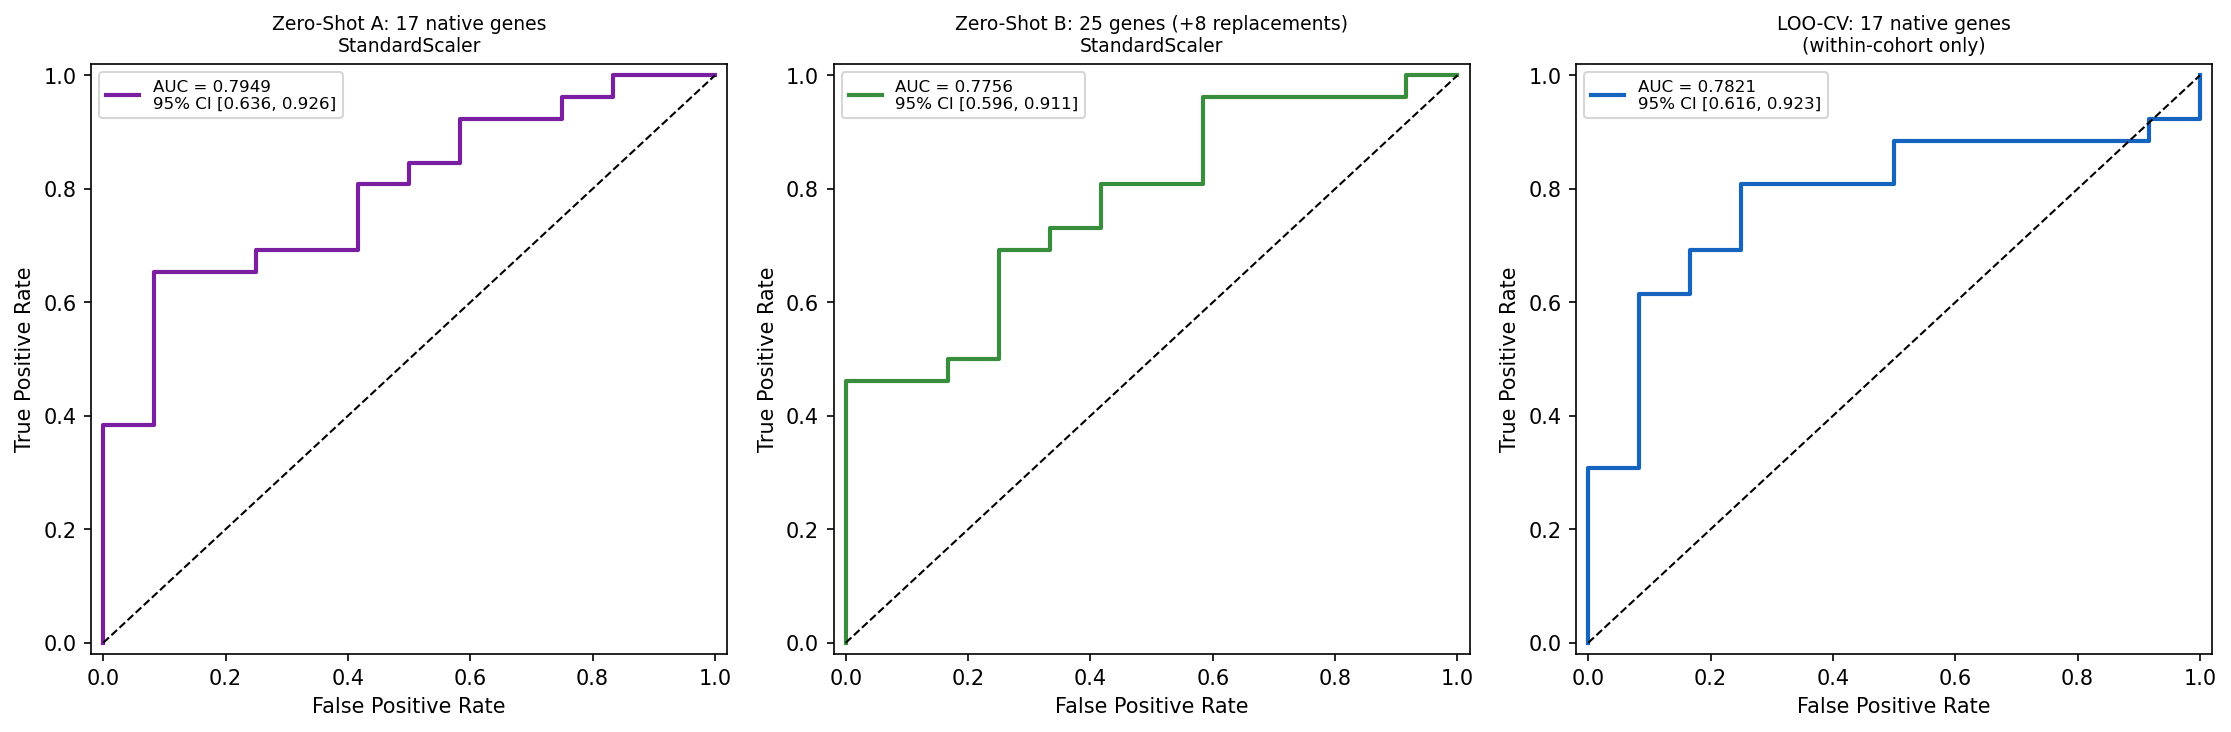

Here is the Python script that generated this plot:
"""
Additional Cohort Validation — GSE122649 (motor cortex, postmortem, n=38)

GSE122649 (Tam et al. 2019, Cell Reports):
  "Postmortem Cortex Samples Identify Distinct Molecular Subtypes of ALS:
   Retrotransporon Activation, Oxidative Stress, and Activated Glia"
  Platform: GPL18573 (Illumina NextSeq 500)
  Tissue: Motor cortex (postmortem)
  Samples: 22 sALS + 4 sALS/FTD + 12 Non-neurological controls
  Features: ENSG ID count files in GSE122649_RAW.tar

Two zero-shot conditions reported:
  A) StandardScaler, 17 natively matched genes
  B) StandardScaler, 25 genes (17 native + 8 de-duplicated replacements)

Replacement genes (from gene_replacement_results.csv, clean pool,
de-duplicated assignment sorted by |Pearson r| descending then AUC):
  HERC2P8         → HERC2P4   (ENSG00000230267)  |r|=0.872
  RPL21P75        → SLC6A18   (ENSG00000164363)
  MAP3K2-DT       → KRTAP6-2  (ENSG00000186930)
  ENSG00000280893 → LINC01318 (ENSG00000237790)
  RPL15P11        → C1orf185  (ENSG00000204006)
  RHOT1P2         → INSL6     (ENSG00000120210)
  ENSG00000279656 → LINC02556 (ENSG00000236611)
  LOC112268270    → PPP1R1B   (ENSG00000131771)  |r|=0.573

Within-cohort LOO-CV uses the native matched genes only (StandardScaler).
"""

from __future__ import annotations

import gzip
import sys
import tarfile
import time
import warnings
from pathlib import Path

import numpy as np
import requests

ALS_DIR = Path(__file__).parents[1]
sys.path.insert(0, str(ALS_DIR))

from utils import load_dataset  # noqa: E402

SCRIPT_DIR = Path(__file__).parent

_RAW_TAR_URL = (
    "https://ftp.ncbi.nlm.nih.gov/geo/series/GSE122nnn/GSE122649/suppl/"
    "GSE122649_RAW.tar"
)
_SOFT_URL = (
    "https://ftp.ncbi.nlm.nih.gov/geo/series/GSE122nnn/GSE122649/soft/"
    "GSE122649_family.soft.gz"
)

_CACHE_DIR = ALS_DIR / "resources" / "GSE122649"
_RAW_TAR = _CACHE_DIR / "GSE122649_RAW.tar"
_PARAMS_PATH = SCRIPT_DIR / "lgbm_top500_best_params.json"
_PANEL_CSV = SCRIPT_DIR / "lgbm_core25_panel.csv"

RANDOM_STATE = 42
N_BOOTSTRAP = 2_000

_ASSIGN_JSON = SCRIPT_DIR / "adaptive_panel_assignment.json"


def _replacements() -> dict[str, tuple[str, str]]:
    """Clean surrogates for panel genes missing from GSE122649: step 29's canonical assignment.

    adaptive_panel_validation.py (artifacts and artifact gene families excluded,
    each surrogate used once) writes it; this step runs after it.
    """
    import json

    return {k: tuple(v) for k, v in json.loads(_ASSIGN_JSON.read_text())["GSE122649"].items()}


# ---------------------------------------------------------------------------
# Download helpers
# ---------------------------------------------------------------------------


def _download_with_retry(url: str, dest: Path, desc: str = "") -> None:
    """Download url to dest with retry and progress."""
    dest.parent.mkdir(parents=True, exist_ok=True)
    for attempt in range(3):
        try:
            print(f"  Downloading {desc or url.split('/')[-1]} ...")
            r = requests.get(url, stream=True, timeout=120)
            r.raise_for_status()
            total = int(r.headers.get("content-length", 0))
            downloaded = 0
            with open(dest, "wb") as f:
                for chunk in r.iter_content(chunk_size=1 << 20):
                    f.write(chunk)
                    downloaded += len(chunk)
                    if total:
                        pct = 100 * downloaded / total
                        print(f"    {pct:.0f}%", end="\r", flush=True)
            print(f"    {downloaded / 1e6:.1f} MB saved to {dest}")
            return
        except Exception as e:
            if attempt == 2:
                raise
            print(f"  Retry {attempt + 1}/3 after error: {e}")
            time.sleep(5)


# ---------------------------------------------------------------------------
# SOFT metadata parser
# ---------------------------------------------------------------------------


def _parse_soft() -> dict[str, str]:
    """Return {GSM_accession: diagnosis} from soft file."""
    import re

    print("  Parsing sample metadata ...")
    from utils import geo_soft_text

    content = geo_soft_text("GSE122649")
    samples = re.split(r"\^SAMPLE", content)[1:]
    meta: dict[str, str] = {}
    for s in samples:
        acc_m = re.search(r"!Sample_geo_accession = (GSM\d+)", s)
        diag_m = re.search(r"!Sample_characteristics_ch1 = diagnosis: (.+)", s)
        if acc_m and diag_m:
            meta[acc_m.group(1)] = diag_m.group(1).strip()
    print(
        f"  Metadata: {len(meta)} samples — {dict((v, list(meta.values()).count(v)) for v in set(meta.values()))}"
    )
    return meta


# ---------------------------------------------------------------------------
# Count matrix extraction from RAW.tar
# ---------------------------------------------------------------------------


def _extract_counts(
    tar_path: Path, gsm_to_diag: dict[str, str]
) -> tuple[np.ndarray, list[str], list[str], np.ndarray]:
    """
    Extract per-sample HTSeq/TEtools count files from RAW.tar.
    Returns (X_counts, gene_symbols, gsm_ids, y_labels).
    """
    import re

    print("  Extracting count files from RAW.tar ...")
    gene_symbols: list[str] = []
    sample_counts: dict[str, np.ndarray] = {}

    with tarfile.open(tar_path, "r") as tf:
        members = tf.getmembers()
        print(f"  Files in archive: {len(members)}")
        for member in members:
            fname = member.name
            gsm_m = re.search(r"(GSM\d+)", fname)
            if not gsm_m:
                continue
            gsm = gsm_m.group(1)
            if gsm not in gsm_to_diag:
                continue
            f = tf.extractfile(member)
            if f is None:
                continue
            raw = f.read()
            if fname.endswith(".gz"):
                raw = gzip.decompress(raw)
            text = raw.decode("utf-8", errors="ignore")
            lines = text.splitlines()
            rows = []
            for line in lines[1:]:
                line = line.strip()
                if not line or line.startswith("__"):
                    continue
                parts = line.split("\t")
                if len(parts) < 2:
                    continue
                try:
                    count = float(parts[1])
                except ValueError:
                    continue
                symbol = parts[0].strip('"').strip("'")
                rows.append((symbol, count))
            if not rows:
                continue
            syms = [r[0] for r in rows]
            counts = np.array([r[1] for r in rows], dtype=np.float32)
            if not gene_symbols:
                gene_symbols = syms
            elif len(syms) != len(gene_symbols):
                print(f"  WARNING: {gsm} gene count mismatch, skipping")
                continue
            sample_counts[gsm] = counts

    if not sample_counts:
        raise RuntimeError("No count files parsed from RAW.tar.")

    gsm_ids = list(sample_counts.keys())
    X = np.stack([sample_counts[g] for g in gsm_ids], axis=0)
    diag_map = {"sALS": 1, "sALS/FTD": 1, "Non-neurological control": 0}
    y = np.array([diag_map.get(gsm_to_diag[g], -1) for g in gsm_ids])
    valid = y >= 0
    gsm_ids = [g for g, v in zip(gsm_ids, valid) if v]
    X = X[valid]
    y = y[valid]
    print(f"  Matrix: {X.shape} | ALS: {int(y.sum())} | Control: {int((y == 0).sum())}")
    return X, gene_symbols, gsm_ids, y


# ---------------------------------------------------------------------------
# Training data loader — returns raw (unlogged) values
# ---------------------------------------------------------------------------


def _load_train() -> tuple[np.ndarray, list[str], np.ndarray]:
    """Load GPL24676 training data as raw (unlogged) RSEM counts."""
    (ds,) = load_dataset(
        "GSE153960", platform="GPL24676", resources_dir=ALS_DIR / "resources"
    )
    return ds.X.values.astype(np.float32), list(ds.X.columns), ds.y.values.astype(int)


# ---------------------------------------------------------------------------
# Helpers
# ---------------------------------------------------------------------------


def _bootstrap_auc(
    y_true: np.ndarray, y_score: np.ndarray, n: int = 2000, seed: int = 42
) -> tuple[float, float]:
    from sklearn.metrics import roc_auc_score

    rng = np.random.default_rng(seed)
    aucs = []
    for _ in range(n):
        idx = rng.choice(len(y_true), len(y_true), replace=True)
        if len(np.unique(y_true[idx])) < 2:
            continue
        aucs.append(roc_auc_score(y_true[idx], y_score[idx]))
    aucs_arr = np.array(aucs)
    return float(np.percentile(aucs_arr, 2.5)), float(np.percentile(aucs_arr, 97.5))


def _zeroshot(X_tr_sc, y_tr, X_te_sc, y_te, params):
    from sklearn.metrics import roc_auc_score
    from utils import PanelLGBMClassifier

    m = PanelLGBMClassifier(**params)
    with warnings.catch_warnings():
        warnings.simplefilter("ignore")
        m.fit(X_tr_sc, y_tr)
    prob = m.predict_proba(X_te_sc)[:, 1]
    auc = roc_auc_score(y_te, prob)
    ci_lo, ci_hi = _bootstrap_auc(y_te, prob, n=N_BOOTSTRAP)
    return auc, ci_lo, ci_hi, prob


def main() -> None:
    import json

    import matplotlib.pyplot as plt
    import pandas as pd
    from sklearn.metrics import roc_auc_score, roc_curve
    from sklearn.preprocessing import StandardScaler
    from utils import PanelLGBMClassifier

    print("=" * 65)
    print("Additional Cohort Validation — GSE122649")
    print("Tam et al. 2019 | Motor Cortex | Postmortem | n=38")
    print("=" * 65)

    if not _RAW_TAR.exists():
        print("\n[1] Downloading GSE122649_RAW.tar ...")
        _download_with_retry(_RAW_TAR_URL, _RAW_TAR, "GSE122649_RAW.tar")
    else:
        print(f"\n[1] Using cached RAW.tar ({_RAW_TAR.stat().st_size / 1e6:.0f} MB)")

    print("\n[2] Parsing sample metadata ...")
    gsm_to_diag = _parse_soft()

    print("\n[3] Extracting count matrix ...")
    X_test_raw, gene_ids, gsm_ids, y_test = _extract_counts(_RAW_TAR, gsm_to_diag)

    print("\n[4] Loading GPL24676 training data ...")
    X_train_raw, train_ensg, y_train = _load_train()

    panel_df = pd.read_csv(_PANEL_CSV)
    sym_col = next((c for c in panel_df.columns if "symbol" in c.lower()), None)
    ensg_col = next(
        (c for c in panel_df.columns if "ensg" in c.lower() or "ENSG" in c), None
    )
    if ensg_col is None:
        ensg_col = panel_df.columns[1]
    panel_ensg: list[str] = panel_df[ensg_col].tolist()
    panel_symbols: list[str] = (
        panel_df[sym_col].tolist() if sym_col else [""] * len(panel_ensg)
    )

    test_sym_map = {s: i for i, s in enumerate(gene_ids)}
    train_ensg_base_map = {g.split(".")[0]: i for i, g in enumerate(train_ensg)}

    # ---------------------------------------------------------------------------
    # Gene matching
    # ---------------------------------------------------------------------------
    print("\n[5] Matching panel genes ...")

    native_train_cols: list[int] = []
    native_test_cols: list[int] = []
    native_genes: list[str] = []
    missing_labels: list[str] = []

    for ensg, sym in zip(panel_ensg, panel_symbols):
        tr_col = train_ensg_base_map.get(ensg.split(".")[0], -1)
        if tr_col < 0:
            continue
        te_col = test_sym_map.get(sym, -1) if sym else -1
        label = sym if sym else ensg.split(".")[0]
        if te_col >= 0:
            native_train_cols.append(tr_col)
            native_test_cols.append(te_col)
            native_genes.append(label)
        else:
            missing_labels.append(label)

    # Extended: add replacements for missing genes
    repl_train_cols: list[int] = list(native_train_cols)
    repl_test_cols: list[int] = list(native_test_cols)
    repl_genes: list[str] = list(native_genes)
    REPLACEMENTS = _replacements()
    repl_pairs: list[str] = []

    for label in missing_labels:
        if label not in REPLACEMENTS:
            continue
        repl_sym, repl_ensg = REPLACEMENTS[label]
        tr_col = train_ensg_base_map.get(repl_ensg.split(".")[0], -1)
        te_col = test_sym_map.get(repl_sym, -1)
        if tr_col >= 0 and te_col >= 0:
            repl_train_cols.append(tr_col)
            repl_test_cols.append(te_col)
            repl_genes.append(f"{label}→{repl_sym}")
            repl_pairs.append(f"{label} → {repl_sym} ({repl_ensg})")

    n_repl = len(repl_train_cols) - len(native_train_cols)
    print(f"  Native matches  : {len(native_train_cols)}/25")
    print(
        f"  With replacements: {len(repl_train_cols)}/25 ({len(native_train_cols)} native + {n_repl} replacements)"
    )

    if len(native_train_cols) < 5:
        print("ERROR: Fewer than 5 panel genes matched.")
        return

    params = json.loads(_PARAMS_PATH.read_text())
    params.update(
        {
            "colsample_bytree": 1.0,
            "random_state": RANDOM_STATE,
            "n_jobs": -1,
            "verbose": -1,
        }
    )

    # ---------------------------------------------------------------------------
    # Condition A: native genes, StandardScaler
    # ---------------------------------------------------------------------------
    X_tr_A = np.log1p(X_train_raw[:, native_train_cols])
    X_te_A = np.log1p(X_test_raw[:, native_test_cols])
    sc_A = StandardScaler()
    X_tr_A_sc = sc_A.fit_transform(X_tr_A)
    X_te_A_sc = sc_A.transform(X_te_A)
    auc_A, lo_A, hi_A, prob_A = _zeroshot(X_tr_A_sc, y_train, X_te_A_sc, y_test, params)

    # ---------------------------------------------------------------------------
    # Condition B: native + replacements, StandardScaler
    # ---------------------------------------------------------------------------
    X_tr_B = np.log1p(X_train_raw[:, repl_train_cols])
    X_te_B = np.log1p(X_test_raw[:, repl_test_cols])
    sc_B = StandardScaler()
    X_tr_B_sc = sc_B.fit_transform(X_tr_B)
    X_te_B_sc = sc_B.transform(X_te_B)
    auc_B, lo_B, hi_B, prob_B = _zeroshot(X_tr_B_sc, y_train, X_te_B_sc, y_test, params)

    print("\n[6] Zero-shot transfer ...")
    print(
        f"  A) {len(native_train_cols):2d} native genes : AUC = {auc_A:.4f}  [{lo_A:.3f}, {hi_A:.3f}]"
    )
    print(
        f"  B) {len(repl_train_cols):2d} genes (+repl) : AUC = {auc_B:.4f}  [{lo_B:.3f}, {hi_B:.3f}]"
    )

    # ---------------------------------------------------------------------------
    # Within-cohort LOO-CV: native genes, StandardScaler
    # ---------------------------------------------------------------------------
    from sklearn.model_selection import LeaveOneOut

    loo_params = dict(params)  # leaf size: utils.scale_min_child
    X_te_native_log = np.log1p(X_test_raw[:, native_test_cols].astype(np.float32))
    loo_probs = np.zeros(len(y_test))
    for lo_idx, va_idx in LeaveOneOut().split(X_te_native_log):
        X_lo, X_va = X_te_native_log[lo_idx], X_te_native_log[va_idx]
        sc = StandardScaler()
        X_lo_sc = sc.fit_transform(X_lo)
        X_va_sc = sc.transform(X_va)
        m = PanelLGBMClassifier(**loo_params)
        with warnings.catch_warnings():
            warnings.simplefilter("ignore")
            m.fit(X_lo_sc, y_lo := y_test[lo_idx])
        loo_probs[va_idx] = m.predict_proba(X_va_sc)[:, 1]

    loo_auc = roc_auc_score(y_test, loo_probs)
    loo_lo, loo_hi = _bootstrap_auc(y_test, loo_probs, n=N_BOOTSTRAP)
    print(f"\n[7] Within-cohort LOO-CV ({len(native_train_cols)} native genes) ...")
    print(f"  AUC = {loo_auc:.4f}  [{loo_lo:.3f}, {loo_hi:.3f}]")

    # ---------------------------------------------------------------------------
    # Plot: 3 panels
    # ---------------------------------------------------------------------------
    fig, axes = plt.subplots(1, 3, figsize=(15, 5))

    def _roc_ax(ax, y, prob, auc, lo, hi, color, title):
        fpr, tpr, _ = roc_curve(y, prob)
        ax.plot(
            fpr,
            tpr,
            color=color,
            linewidth=2,
            label=f"AUC = {auc:.4f}\n95% CI [{lo:.3f}, {hi:.3f}]",
        )
        ax.plot([0, 1], [0, 1], "k--", linewidth=1)
        ax.set_xlabel("False Positive Rate")
        ax.set_ylabel("True Positive Rate")
        ax.set_title(title, fontsize=9)
        ax.legend(fontsize=8)
        ax.set_xlim([-0.02, 1.02])
        ax.set_ylim([-0.02, 1.02])

    _roc_ax(
        axes[0],
        y_test,
        prob_A,
        auc_A,
        lo_A,
        hi_A,
        "#7B1FA2",
        f"Zero-Shot A: {len(native_train_cols)} native genes\nStandardScaler",
    )
    _roc_ax(
        axes[1],
        y_test,
        prob_B,
        auc_B,
        lo_B,
        hi_B,
        "#388E3C",
        f"Zero-Shot B: {len(repl_train_cols)} genes (+{n_repl} replacements)\nStandardScaler",
    )
    _roc_ax(
        axes[2],
        y_test,
        loo_probs,
        loo_auc,
        loo_lo,
        loo_hi,
        "#1565C0",
        f"LOO-CV: {len(native_train_cols)} native genes\n(within-cohort only)",
    )

    plt.tight_layout()
    plt.savefig(
        SCRIPT_DIR / "additional_cohort_gse122649.png", dpi=150, bbox_inches="tight"
    )
    plt.close()

    # ---------------------------------------------------------------------------
    # Statistics file
    # ---------------------------------------------------------------------------
    repl_lines = [f"  {p}" for p in repl_pairs]
    lines = [
        "Additional Cohort Validation — GSE122649 (Tam et al. 2019)",
        "=" * 65,
        "Dataset: GSE122649 | Motor cortex, postmortem",
        "Platform: GPL18573 (Illumina NextSeq 500)",
        f"Samples: {len(y_test)} (ALS: {int(y_test.sum())}, Control: {int((y_test == 0).sum())})",
        f"Panel genes matched natively: {len(native_train_cols)}/25",
        f"Panel genes with replacements: {len(repl_train_cols)}/25",
        "",
        "Replacement gene mapping:",
        *repl_lines,
        "",
        "ZERO-SHOT VALIDATION (panel trained on GPL24676, n=874)",
        "-" * 65,
        f"Condition A — StandardScaler, {len(native_train_cols)} native genes:",
        f"  AUC-ROC : {auc_A:.4f}  95% CI [{lo_A:.4f}, {hi_A:.4f}]",
        f"Condition B — StandardScaler, {len(repl_train_cols)} genes (+ {n_repl} replacements):",
        f"  AUC-ROC : {auc_B:.4f}  95% CI [{lo_B:.4f}, {hi_B:.4f}]",
        "",
        "WITHIN-COHORT LOO-CV (trained and evaluated on GSE122649 only)",
        "-" * 65,
        f"Native genes ({len(native_train_cols)}), StandardScaler:",
        f"  AUC-ROC : {loo_auc:.4f}  95% CI [{loo_lo:.4f}, {loo_hi:.4f}]",
        "",
        f"Native matched genes: {', '.join(native_genes)}",
        f"All matched genes (native + replacements): {', '.join(repl_genes)}",
    ]
    (SCRIPT_DIR / "additional_cohort_gse122649_statistics.txt").write_text(
        "\n".join(lines)
    )
    print(
        "\nDone. Outputs: additional_cohort_gse122649.png  additional_cohort_gse122649_statistics.txt"
    )


if __name__ == "__main__":
    main()
